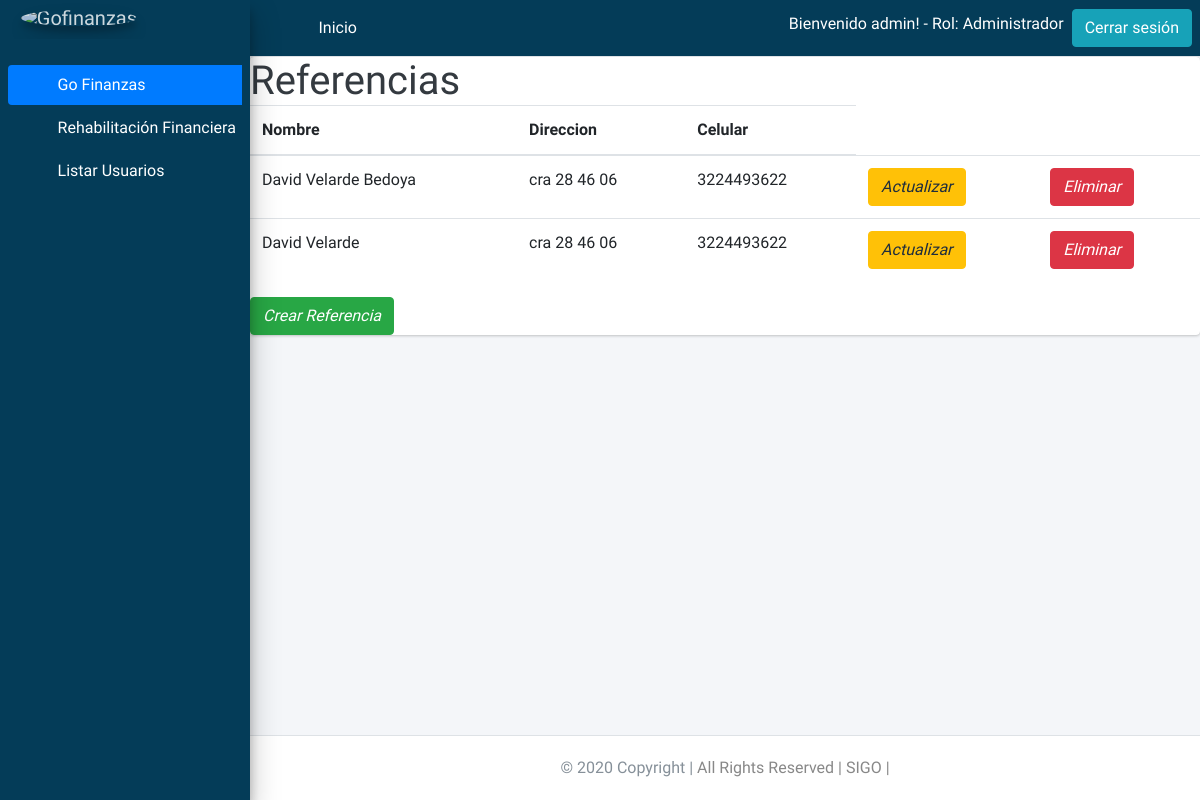
The app's page /listarreferencia/1/ (signed in) with its own data.
### users/models.py (models this page shows, shortened)
class Profile(models.Model):
    user = models.OneToOneField(User, on_delete=models.PROTECT)
    rol = models.ForeignKey(Rol, on_delete=models.PROTECT)
    class Meta:
        permissions = (("registrarusuarios", "registrarusuarios"),)

class Rol(models.Model):
    descripcion = models.CharField(max_length=30)

### gestionfinanciera/models.py (models this page shows, shortened)
class Reference(models.Model):
    Name = models.CharField(max_length=20, null=False,blank=True)
    Email = models.EmailField(max_length =20, null= True,blank=True)
    Address = models.CharField(max_length=20, null=True,blank=True)
    Labor_Company = models.CharField(max_length=20, null=True,blank=True)
    City = models.CharField(max_length=20, null=True,blank=True)
    Relationship = models.CharField(max_length=20, null=True,blank=True)
    Cell_Phone = models.IntegerField(null=False,blank=True)
    Phone = models.IntegerField(null=True,blank=True)
    Fk_Client = models.ForeignKey(Client, null=True, on_delete = models.CASCADE,blank=True)

### gestionfinanciera/views.py (the view)
# urls.py: path('listarreferencia/<int:pk>/', views.ReferenceView.as_view(), name= 'listarreferencia'),# ruta pra mostrar las referencias registrados de cada cliente
class ReferenceView(ListView):
    model = Reference
    template_name = 'gestionfinanciera/Client/reference_list.html'
    def get_context_data(self,**kwargs):
        context = super(ReferenceView,self).get_context_data(**kwargs)
        context['referencia'] = Reference.objects.filter(Fk_Client=self.kwargs['pk'])
        context['clientId'] = self.kwargs['pk']
        return context

### Templates/gestionfinanciera/Client/reference_list.html
{% extends 'base/base.html' %}
{% block content %}
          <div class="card blue darken-1">
            <h1 class="m-0 text-dark">Referencias</h1>
            <table class="table">
              <div class="card-content white-text">
                <thead>
                  <tr>
                    <th>Nombre</th>
                    <th>Direccion</th>
                    <th>Celular</th>
                  </tr>
                </thead>
                <tbody>
                  {% for data in referencia %}
                  <tr>
                    <td>{{ data.Name }}</td>
                    <td>{{ data.Address }}</td>
                    <td>{{ data.Cell_Phone }}</td>
                    <td>
                        <a href="{% url 'editarreferencia' data.id %}" class="btn btn-warning">
                          <i class="material-icons">Actualizar</i>
                        </a>
                    </td>
                    <td>
                      <a href="{% url 'eliminarreferencia' data.id %}" class="btn btn-danger">
                        <i class="material-icons">Eliminar</i>
                      </a>
                  </td>
                  </tr>
                  {% endfor %}
                </tbody>
                </div>
              </table>
              <div class="fixed-action-btn">
                <a href="{% url 'crearreferencia' clientId %}" class="btn btn-success">
                  <i class="material-icons">Crear Referencia</i>
                </a>
              </div>
            </div>
{% endblock %}

### Templates/base/base.html (shortened to what this page needs)
{% load static %}
<!DOCTYPE html>
<html lang="en">
<head>
  <link rel="stylesheet" href="{% static 'plugins/fontawesome-free/css/all.min.css' %}">
  <link rel="stylesheet" href="{% static 'plugins/overlayScrollbars/css/OverlayScrollbars.min.css' %} ">
  <link rel="stylesheet" href="{% static 'dist/css/adminlte.min.css' %} ">
</head>
<body class="hold-transition sidebar-mini layout-fixed layout-navbar-fixed layout-footer-fixed">
<div class="wrapper">
  <nav class="main-header navbar navbar-expand navbar-white navbar-light" style="background-color:#043c58 ;">
    <ul class="navbar-nav  mr-auto">
      <li class="nav-item">
        <a class="nav-link" data-widget="pushmenu" href="#" role="button"><i class="fas fa-bars"></i></a>
      </li>
      <li class="nav-item d-none d-sm-inline-block">
        {% if user.is_authenticated %}
          <a href="{% url 'listarcliente' %}" class="nav-link" style="color:white;">Inicio</a>
        {% else %}
        <a href="{% url 'index' %}" class="nav-link" style="color:white;">Inicio</a>
        {% endif %}
      </li>
    </ul>
        {% if user.is_authenticated %}
          <h6 class="ml-5" style="color:white;">Bienvenido {{ user.username }}! - Rol: {{ user.profile.rol.descripcion }}</h6>
          <a style="text-align: right" href="{% url 'logout' %}" class="btn btn-info ml-2">Cerrar sesión</a>
        {% else %}
          <a href="{% url 'login' %}" class="btn btn-danger ml-2">Iniciar Sesión</a>
        {% endif %}
    </nav>
  <aside class="main-sidebar sidebar-primary elevation-4" style="background-color:#043c58 ;">
    {% if user.is_authenticated %}
    <a href="{% url 'listarcliente' %}" class="brand-link">
      <img src="{% static 'dist/img/SIGO.png' %}" alt="Gofinanzas" class="brand-image img-circle elevation-3"
           style="opacity: .8">
    </a>
    {% else %}
    <a href="{% url 'index' %}" class="brand-link">
      <img src="{% static 'dist/img/SIGO.png' %}" alt="Gofinanzas" class="brand-image img-circle elevation-3"
           style="opacity: .8">
      <span class="brand-text font-weight-light">Go Finanzas</span>
    </a>
    {% endif %}
    <div class="sidebar">
      <nav class="mt-2">
        <ul class="nav nav-pills nav-sidebar flex-column" data-widget="treeview" role="menu" data-accordion="false">
          <li class="nav-item has-treeview menu-open">
            {% if user.is_authenticated %}
            <a href="" class="nav-link active">
              <i class="nav-icon fas fa-tachometer-alt"></i>
              <p style="color:white;">
                Go Finanzas
                <i class="right fas fa-angle-left"></i>
              </p>
            </a>
            <ul class="nav nav-treeview">
              <li class="nav-item">
                <a href="{% url 'listarcliente' %}" class="nav-link">
                  <i class="far fa-circle nav-icon"></i>
                  <p style="color:white;">Rehabilitación Financiera</p>
                </a>
              </li>
              {% if user.profile.rol.id == 2 %}
                <li class="nav-item">
                  <a href="{% url 'users:userslist' %}" class="nav-link">
                    <i class="far fa-circle nav-icon"></i>
                    <p style="color:white;">Listar Usuarios</p>
                  </a>
                </li>
              {% endif %}
            </ul>
            {% endif %}
          </li>
      </nav>
    </div>
  </aside>
  <div class="content-wrapper">
    {% block content %}{% endblock %}
  </div>
  <footer class="main-footer">
    <div class="footer-copyright text-center py-1">© 2020 Copyright |
      <a style="color: #888888">All Rights Reserved | SIGO |</a>
    </div>
  </footer>
</div>
</body>
</html>

### records on screen
Reference: Name "David Velarde Bedoya", Address "cra 28 46 06", Cell_Phone "3224493622"
Reference: Name "David Velarde", Address "cra 28 46 06", Cell_Phone "3224493622"

### other values on screen
{{ user.username }} "admin"
{{ user.profile.rol.descripcion }} "Administrador"
